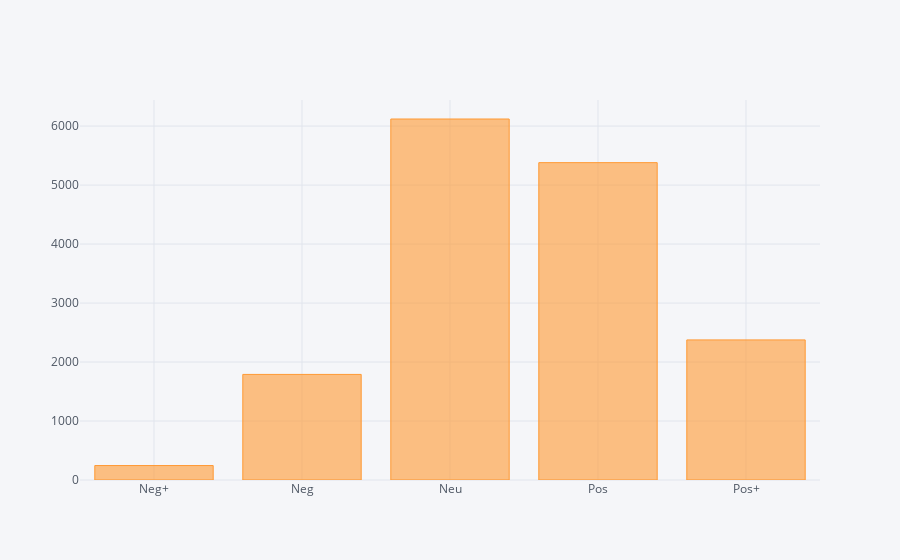

Notebook source saved alongside this figure:
### Code cell
cine.groupby('pol_name').sum().reset_index().reindex([1,0,2,3,4,5]).set_index('pol_name').iplot(kind='bar')

### Figure 1 — Plotly figure (JSON) as saved in the notebook; plotly's stock layout.template omitted (floating-point values rounded to 4 significant figures)
{"data": [{"marker": {"color": "rgba(255, 153, 51, 0.6)", "line": {"color": "rgba(255, 153, 51, 1.0)", "width": 1}}, "name": "polarity", "orientation": "v", "text": "", "type": "bar", "uid": "437247f1-8216-45e5-bc09-6334b63f8ce9", "x": ["Neg+", "Neg", "Neu", "Pos", "Pos+", null], "y": [245, 1790, 6120, 5380, 2375, ""]}], "layout": {"legend": {"bgcolor": "#F5F6F9", "font": {"color": "#4D5663"}}, "paper_bgcolor": "#F5F6F9", "plot_bgcolor": "#F5F6F9", "title": {"font": {"color": "#4D5663"}}, "xaxis": {"gridcolor": "#E1E5ED", "showgrid": true, "tickfont": {"color": "#4D5663"}, "title": {"font": {"color": "#4D5663"}, "text": ""}, "zerolinecolor": "#E1E5ED"}, "yaxis": {"gridcolor": "#E1E5ED", "showgrid": true, "tickfont": {"color": "#4D5663"}, "title": {"font": {"color": "#4D5663"}, "text": ""}, "zerolinecolor": "#E1E5ED"}}}
